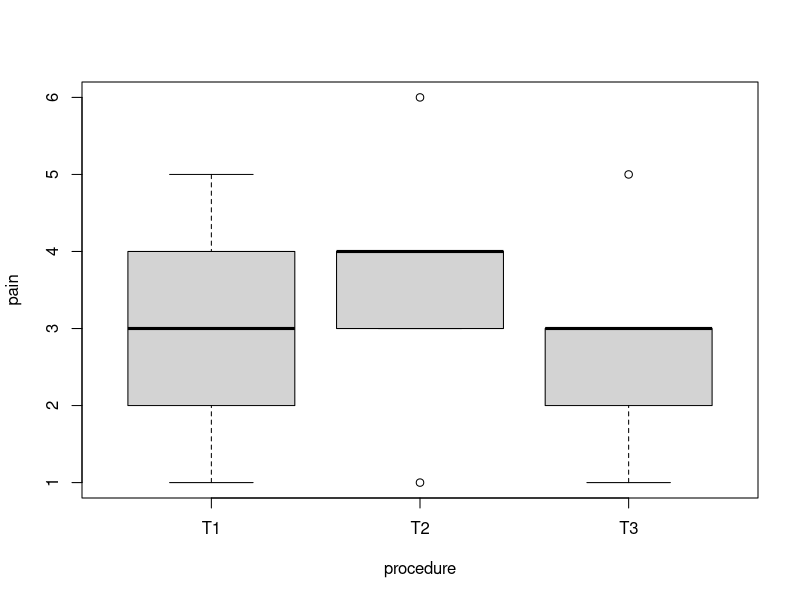

The R source for this figure:
#---------------------------------------------------------
# File:   MIT18_05S22_class19.r 
# Author: Jeremy Orloff
#
# MIT OpenCourseWare: https://ocw.mit.edu
# 18.05 Introduction to Probability and Statistics
# Spring 2022
# For information about citing these materials or our Terms of Use, visit:
# https://ocw.mit.edu/terms}.
#
#---------------------------------------------------------
# Class 19 examples of computing p-values using R
#
#----------------------------
# Flags
do_ztest_of_mean = TRUE
do_one_sample_ttest = TRUE
do_two_sample_ttest = TRUE
do_paired_two_sample_ttest = TRUE
do_oneway_anova_test_using_aov = TRUE
do_oneway_anova_test_using_oneway.test = TRUE
do_oneway_anova_test_by_hand = TRUE
do_simple_chisquare_test = TRUE
do_chisquare_test = TRUE

div_line = "\n-------------------\n"

if (do_ztest_of_mean) {
  # z-test of the mean
  cat(div_line, "z-test of the mean\n")
  cat("Assumptions:\n")
  cat("  data: one sample x_1, ..., x_n\n")
  cat("  x_i are independently drawn from N(mu, sigma^2)\n")
  cat("  mu is unknown, sigma^2 is KNOWN\n")
  cat("H0 is mu = mu0\n")
  cat("HA can be left, right or two-sided.\n")
  cat("Test stat z = standardized sample mean\n")
  cat("(Standardization uses known variance.)\n")
  cat("Run example (see code for details):\n")
  x = c(12, 4, 8, 6, 11, 8, 10, 9, 5, 7, 11, 3)  # Data
  var_x = 8.5    # Known variance of distribution   generating the data
  mu0 = 5   # Null hypothesis for mean
  
  n = length(x)
  m = mean(x)
  z = (m - mu0)/(sqrt(var_x/n))
  p.right = 1 - pnorm(z, 0, 1)  # rejection region in right tail
  p.left = pnorm(z, 0, 1)     # rejection region in left tail
  p.twosided = 2*min(p.right, p.left)
  # Alternatively: p.twosided = 2*(1 - pnorm(abs(z), 0, 1))
  cat('right-sided p =', p.right, '\nleft-sided p =', p.left, '\ntwo-sided p =', p.twosided,'\n')
}

if (do_one_sample_ttest) {
  # One sample t-test of the mean
  cat(div_line, "One sample t-test of the mean.\n")
  cat("Assumptions:\n")
  cat("  data: one sample x_1, ..., x_n\n")
  cat("  x_i are independently drawn from N(mu, sigma^2)\n")
  cat("  mean mu and variance sigma^2 are unknown\n")
  cat("H0 is mu = mu0\n")
  cat("HA can be left, right or two-sided.\n")
  cat("Test stat t = studentized sample mean\n")
  cat("(Studentization uses estimated variance variance.)\n")
  cat("Run example using the function t.test().\n")
  cat("We run three versions: two-sided, right-sided, left-sided\n")
  cat("(see code for details):\n")
  
  x = c(12, 4, 8, 6, 11, 8, 10, 9, 5, 7, 11, 3)  # Data
  mu0 = 0   # Null hypothesis for mean
  # t.test returns p values and some other things
  result = t.test(x, mu=mu0, alternative='two.sided')  # two-sided
  print(result)
  result = t.test(x, mu=mu0, alternative='greater') # rej. region = right tail
  print(result)
  result = t.test(x, mu=mu0, alternative='less') # rej. region = left tail
  print(result)
  cat("Same two sided test computed by hand\n")
  n = length(x)
  df = n-1
  m = mean(x) #sample mean
  s = sd(x) #sample std dev
  t = (m - mu0)/(s/sqrt(n))
  if (t > 0) {
    p = 2*(1 - pt(t, df))
  }
  else {
    p = 2*pt(t, df)
  }
  cat("t = ", t, "df = ", df, "p-value =", p,"\n")
  cat("alternative hypothesis: true mean is not equal to", mu0,"\n")
}

if (do_two_sample_ttest) {
  # Two sample t-test of the mean
  cat(div_line, 'Two sample t-test of the mean\n')
  cat("Assumptions:\n")
  cat("  two samples x_1, ..., x_n and y_1, ..., y_m\n")
  cat("  x_i drawn from N(mu1, sigma1^2\n")
  cat("  y_j drawn from N(mu2, sigma2^2\n")
  cat("  all x_i, y_j are independently drawn\n")
  cat("There is a version of the test for when the (unknown) variances are assumed equal and one for when they might be different.\n")
  cat("H0 is mu1 = mu2\n")
  cat("HA can be left (mu1 < mu2), right (mu1 > mu2) or two-sided (mu1 != mu2).\n")
  cat("Test stat t = studentized difference of sample means\n")
  cat("(Studentization uses estimated pooled variance.)\n")
  cat("Note. The test allows for H0 to be mu1-mu2 = mu0. But most often mu0 = 0.")
  cat("Run example using the function t.test().\n")
  cat("We run two versions: two-tailed with equal variances, two-tailed with unequal variances.\n")
  cat("(see code for details):\n")
  
  x = c(5, 6, 8, 5, 6, 2)
  y = c(12, 4, 8, 6, 11, 8, 10, 9, 5, 7, 11, 3)
  delta_mu = 5.2  # test if the means of the underlying distributions are equal
# Equal variances
  cat('---- With equal variances')
  result = t.test(x, y, alternative="two.sided", mu=delta_mu, paired=FALSE, var.equal=TRUE)
  print(result)

  # Unequal variances
  cat('---- With unequal variances')
  result = t.test(x, y, alternative="two.sided", mu=delta_mu,  paired=FALSE, var.equal=FALSE)
  print(result)
}

if (do_paired_two_sample_ttest) {
  # Paired two sample t-test --must have x and y the same length
  cat(div_line, 'Paired two-sample t-test: cigarettes and platelets')
  cat("Assumptions:\n")
  cat("  paired samples x_1, ..., x_n and y_1, ..., y_n\n")
  cat("  (note the number of draws is the same in each sample\n")
  cat("  x_i independently drawn from N(mu1, sigma1^2\n")
  cat("  y_j independently drawn from N(mu2, sigma2^2\n")
  cat("  if i != j then x_i and y_j are independently drawn\n")
  cat("  we do not assume x_i and y_i are independent\n")
  cat("H0 is mu1 = mu2\n")
  cat("HA can be left (mu1 < mu2), right (mu1 > mu2) or two-sided (mu1 != mu2).\n")
  cat("Let w_i = x_i-y_i\n")
  cat("Run a one-sample t-test on w_i\n")
  cat("Note. The test allows for H0 to be mu1-mu2 = mu0. But most often mu0 = 0.")
  cat("Test stat: t = studentized mean of the w\n")
  cat("(Studentization uses estimated variance of w.\n")
  cat("Run example using the function t.test().\n")
  cat("We run a two-sided example.\n")
  cat("(see code for details):\n")

  # Example on cigarette smoking and platelet aggregation
  before_cig = c(25, 25, 27, 44, 30, 67, 53, 53, 52, 60, 28)
  after_cig = c(27, 29, 37, 56, 46, 82, 57, 80, 61, 59, 43)
  mu0 = 0
  result = t.test(after_cig, before_cig, alternative="two.sided", mu=mu0, paired=TRUE)
print(result)

  cat("***\nIn this case, we get identical results with a one-sample t-test of the differences.\n***")
  result = t.test(after_cig-before_cig, alternative="two.sided", mu=mu0)
  print(result)
}

if (do_oneway_anova_test_using_aov) {
  # One way ANOVA test for equal means using aov()
  cat(div_line, 'One way ANOVA for equal means')
  cat("Assumptions:\n")
  cat("  n samples of size m\n")
  cat("    x_1,2, ..., x_1,m\n")
  cat("    x_2,2, ..., x_2,m\n")
  cat("         .....\n")
  cat("    x_n,2, ..., x_n,m\n")
  cat("  x_i,j drawn from N(mu_i, sigma^2\n")
  cat("  all x_i,j are independently drawn\n")
  cat("  sigma is the same in all samples\n")
  cat("H0 is all mu_i are the same\n")
  cat("HA is not all mu_i are the same\n")
  cat("Test stat f. Computed so that, assuming H0 it follows an F distribution.\n")
  cat("Run example using the function aov().\n")
  cat("(see code for details):\n")
  #DATA
  T1 = c(2, 4, 1, 5, 3)
  T2 = c(3, 4, 6, 1, 4)
  T3 = c(2, 1, 3, 3, 5)

  procedure = c(rep('T1',length(T1)), rep('T2',length(T2)),
  	        rep('T3',length(T3)))
  pain = c(T1, T2, T3)
  data.pain = data.frame(procedure,pain)
  print(data.pain)
  aov.data = aov(pain~procedure, data=data.pain)  #do the analysis of variance
  s = summary(aov.data)
  print(s) #show the summary table
  # Here's how you get the pvalue out of the summary.
  a = s[[1]]$'Pr(>F)'   # This is potentially a list
  pvalue = a[1]
  cat('pvalue = ', pvalue, '\n')
  # Can also do s2 = anova(aov.data), pvalue = s2$'Pr(>F)'[1]

  #report the means and the number of subjects/cell
  print(model.tables(aov.data, "means"), digits=3)        
  
  boxplot(pain~procedure, data=data.pain)#graphical summarydatafilename
  cat("See box plot\n")
}

if (do_oneway_anova_test_using_oneway.test) {
  cat('\nRepeat previous example using oneway.test\n')
  #DATA
  T1 = c(2, 4, 1, 5, 3)
  T2 = c(3, 4, 6, 1, 4)
  T3 = c(2, 1, 3, 3, 5)

  procedure = c(rep('T1',length(T1)),rep('T2',length(T2)),rep('T3',length(T3)))
  pain = c(T1, T2, T3)
  data.pain = data.frame(procedure,pain)
  print(data.pain)
  result = oneway.test(pain~procedure,data=data.pain, var.equal=TRUE)  
  print(result)
  cat("p-value = ", result$p.value, '\n')
}

if (do_oneway_anova_test_by_hand) {
  cat('\nRepeat previous example, computing by hand\n')
  #DATA
  T1 = c(2, 4, 1, 5, 3)
  T2 = c(3, 4, 6, 1, 4)
  T3 = c(2, 1, 3, 3, 5)

  # Make sure all the groups are the same size
  if (length(T1) != length(T2) || length(T2) != length(T3)) {
    stop("lengths are not equal", call. = F)
  }
  m = length(T1)
  n = 3
  group.means = c(mean(T1), mean(T2), mean(T3))
  grand_mean = mean(group.means)
  group.vars = c(var(T1), var(T2), var(T3))
  between_group_var = m*var(group.means)
  ave_within_group_var = mean(group.vars)
  fstat = between_group_var/ave_within_group_var
  p = 1 - pf(fstat, n-1,n*(m-1))
  cat('group.means', group.means, '\n') #Should match previous answers
  cat('fstat =', fstat, 'p =', p, '\n')    #Should match previous answers
}

if (do_simple_chisquare_test) {
  # First chi-square example
  cat(div_line, 'chi-square: compute by hand\n')
  observed = c(3, 10, 15, 13, 7, 3)
  null_probs= c(dbinom(0:4, 8, 0.5), sum(dbinom(5:8, 8, 0.5)))
  n = sum(observed)
  expected = n*null_probs
  df = length(observed) - 1
  X2 = sum((observed-expected)^2/expected)
  G = 2*sum(observed*log(observed/expected))
  p.X2 = 1 - pchisq(X2,df)
  p.G = 1 - pchisq(G,df)
  cat('null probs:', null_probs,'\n')
  cat('expected:', expected,'\n')
  cat('n, X2, G, p.X2, p.G:', n, X2, G, p.X2, p.G, '\n')
}

if (do_chisquare_test) {
  # Chi-square for Mendel data
  cat(div_line, "Chi-square test on Mendel data\n")
  prob = c(9, 3, 3, 1)/16
  observed = c(315, 108, 102, 31)
  cat("First: using R function chisq.test")
  result = chisq.test(observed, p=prob)
  print(result)

  cat("Second: computing by hand using both the likelihood ratio statistic and the Pearson chi square statistics.\n")
  n = sum(observed)
  df = length(observed) -1
  expected = n*prob
  cat('Observed =', observed, '\nexpected', expected,'\n')
  like_ratio_stat = 2*sum(observed*log(observed/expected))
  p.like_ratio = 1 - pchisq(like_ratio_stat,df)
  cat('likelihood ratio stat =', like_ratio_stat, '\nlikelihood ratio p-value =', p.like_ratio,'\n')

  X2.pearson = sum((observed-expected)^2/expected)
  p.pearson = 1- pchisq(X2.pearson,df)
  cat('X2 stat =', X2.pearson, '\nX2 p-value =', p.pearson,'\n')
}
